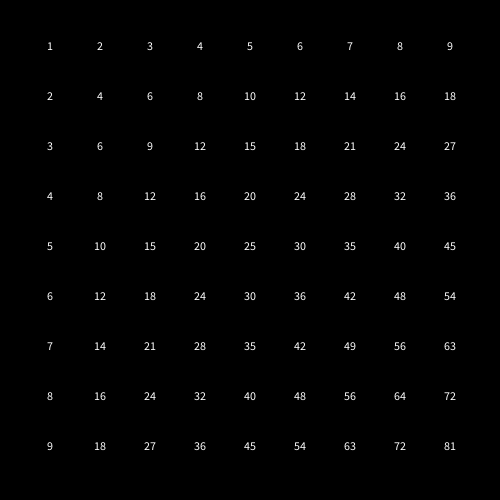
Frame 1 (no input)
Frame 60 (the mouse pressed at the canvas centre just before this capture): identical to frame 1, image omitted
Frame 120 (the mouse held since frame 60 and released just before this capture): identical to frame 1, image omitted

The Processing sketch that drew this single still picture (run headless with seeded random() and noise(); from frame 60 on, the mouse is pressed at the canvas centre):

// Processing sketch: processing_75538
// ── processing_75538.pde

int lastKey = 0;
int currentKey = 0;

void setup () {

  size (500, 500);
}

void draw () {
  int i = 1;
  int j = 1;

  background (0);
  fill (255);
  textAlign (CENTER);

  while (i < 10) {

    while (j < 10) {

      fill(255);
      if ((i == 1) && (j == lastKey)) { 
        fill(0, 200, 0);
      }
      else if ((j == 1) && (i == currentKey)) { 
        fill(0, 200, 0);
      }
      else if ( (i == currentKey) && (j == lastKey) ) {
        fill (200, 0, 0);
      }
      else if ( ((i == 1) || (j == 1)) && (i == lastKey) && (j == currentKey) ) {
        fill (200, 0, 0);
      }
      
      text (i*j, i*50, j*50);
      j++;
    }

    j = 1;
    i++;
  }
  
  if ((lastKey == 1) && (currentKey == 1)) {
    fill (200, 0, 0);
    text (1, 50, 50);
  }
}



//49-57,97-105


void keyReleased () {

  if ((keyCode >=49) && (keyCode <= 57)) {  
    lastKey = currentKey;
    currentKey = keyCode-48;
  }

  if ((keyCode >=97) && (keyCode <= 105)) {  
    lastKey = currentKey;
    currentKey = keyCode-96;
  }

  println("lastKey = "+lastKey);
  println("currentKey = "+currentKey);
}
